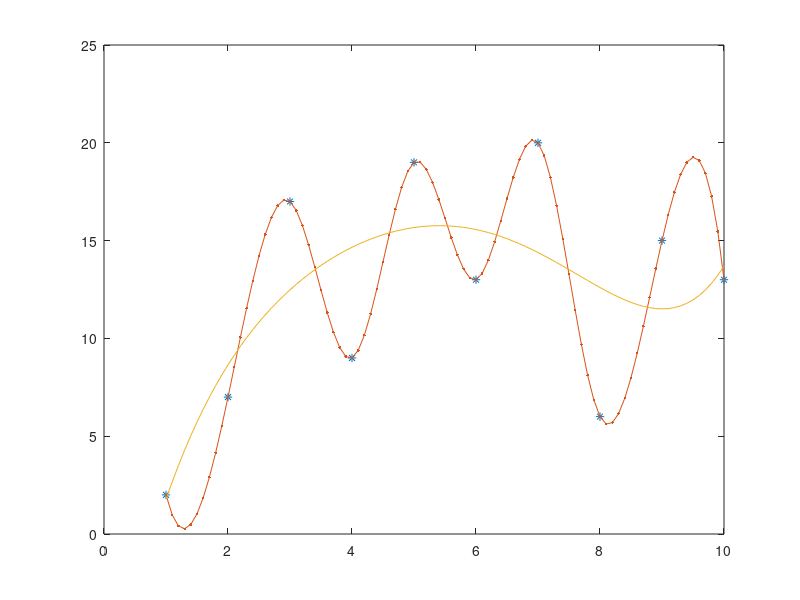

Write MATLAB code to recreate this figure.
y=randi(20,1,10);
x = 1 : 10;
plot(x,y, "*")
%%
xx= 1 : 0.1 : 10;
yy = interp1(x, y, xx,"spline");
plot(x, y, "*", xx, yy, ".-")

%% 
p = polyfit(x, y, 5);
y1=polyval(p, xx);
hold on
plot(xx, y1)
hold off